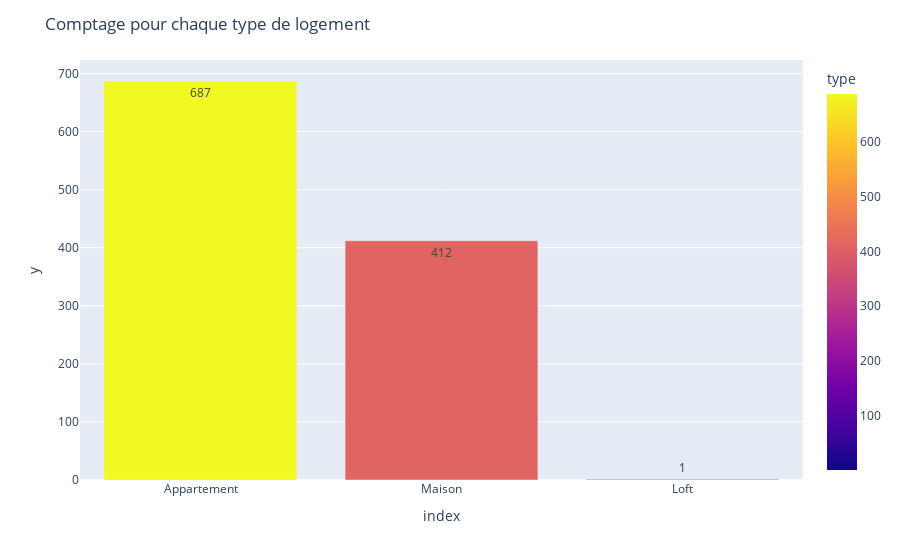

The cell this chart's notebook holds for it:
### Markdown cell above
### On regarde les logements selon leur type

### Code cell
# On fait un graphique pour avoir le nombre de logements en fonction de leur type
counts = data['type'].value_counts()
fig = px.bar(counts, x=counts.index, y=counts.values, text=counts.values, color='type')
fig.update_layout(title='Comptage pour chaque type de logement')
fig.show()

### Figure 1 — Plotly figure (JSON) as saved in the notebook; plotly's stock layout.template omitted (floating-point values rounded to 4 significant figures)
{"data": [{"alignmentgroup": "True", "hovertemplate": "index=%{x}<br>y=%{y}<br>text=%{text}<br>type=%{marker.color}<extra></extra>", "legendgroup": "", "marker": {"color": [687, 412, 1], "coloraxis": "coloraxis", "pattern": {"shape": ""}}, "name": "", "offsetgroup": "", "orientation": "v", "showlegend": false, "text": [687, 412, 1], "textposition": "auto", "type": "bar", "x": ["Appartement", "Maison", "Loft"], "xaxis": "x", "y": [687, 412, 1], "yaxis": "y"}], "layout": {"barmode": "relative", "coloraxis": {"colorbar": {"title": {"text": "type"}}, "colorscale": [[0, "#0d0887"], [0.1111, "#46039f"], [0.2222, "#7201a8"], [0.3333, "#9c179e"], [0.4444, "#bd3786"], [0.5556, "#d8576b"], [0.6667, "#ed7953"], [0.7778, "#fb9f3a"], [0.8889, "#fdca26"], [1, "#f0f921"]]}, "legend": {"tracegroupgap": 0}, "margin": {"t": 60}, "title": {"text": "Comptage pour chaque type de logement"}, "xaxis": {"anchor": "y", "domain": [0, 1], "title": {"text": "index"}}, "yaxis": {"anchor": "x", "domain": [0, 1], "title": {"text": "y"}}}}
